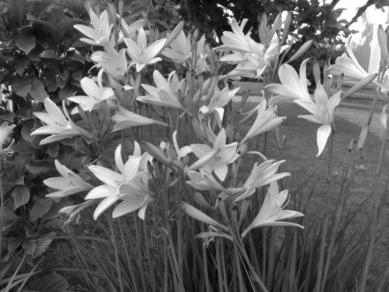
%> input picture Image Analysis/ex4_linfilt/flowers.jpg, 389 x 292 px
$ octave question1b.m   (GNU Octave 9; MATLAB toolbox functions it lacks are replaced by stand-ins)
%> lines starting %> are read from the running program, lines starting %| are printed output that depends on the picture
clear;
s=1.4; %standard deviation
[x,y]=meshgrid(-round(3*s):round(3*s),-round(3*s):round(3*s)); %sample grid
g=exp(-(x.*x + y.*y)/(2*s*s)); %2D smoothing filter
g=g/sum(sum(g)); % sum of weights equals one

f=double(imread('flowers.jpg')); %load the image
%> f: size 292x389 double; min 0, max 255, mean 102.1; mean of the top-left, top-right, bottom-left and bottom-right quarters 105.3, 133.6, 81.9, 87.6
f=f(1:256,1:256); %crop it to 256 x 256 pixels
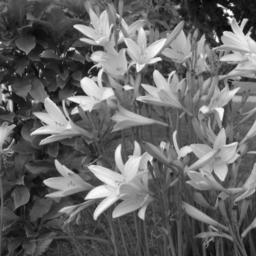
%> f: size 256x256 double; min 0, max 255, mean 101.7
y=conv2(f,g,'valid'); %filter the image
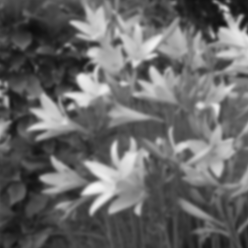
%> y: size 248x248 double; min 12.97, max 245.5, mean 103.1
figure(1),subplot(2,2,1); imshow(f/255); % original image
figure(1),subplot(2,2,2); imshow(y/255); % smoothed image

x1=-round(3*s):round(3*s); %sample grid
gx= exp(-(x1.*x1 )/(2*s*s)); %smoothing filter in the x?direction
gx=gx/sum(gx); % sum of weights equals one
gy=gx'; %smoothing filter in the y?direction (transpose of gx)
sizegx = size(gx);
sizegy = size(gy);

yy=conv2(conv2(f,gx,'valid'),gy,'valid'); %filter the image
figure(1),subplot(2,2,4);imshow(yy/255); %and display it
e=y-yy; %compute error
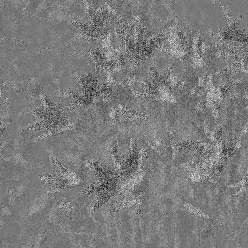
%> e: size 248x248 double; min -2.27e-13, max 2.56e-13, mean 6.48e-15; drawn with min black and max white
sum(sum(e.*e)) %print it on screen
%> ans = 9.33e-23

Gx=fft(gx,32); %DFT of the filter
figure(1),subplot(2,2,3),stem(-16:15,fftshift(abs(Gx))); %display the magnitude spectrum
%> after `stem(-16:15,fftshift(abs(Gx)))`:
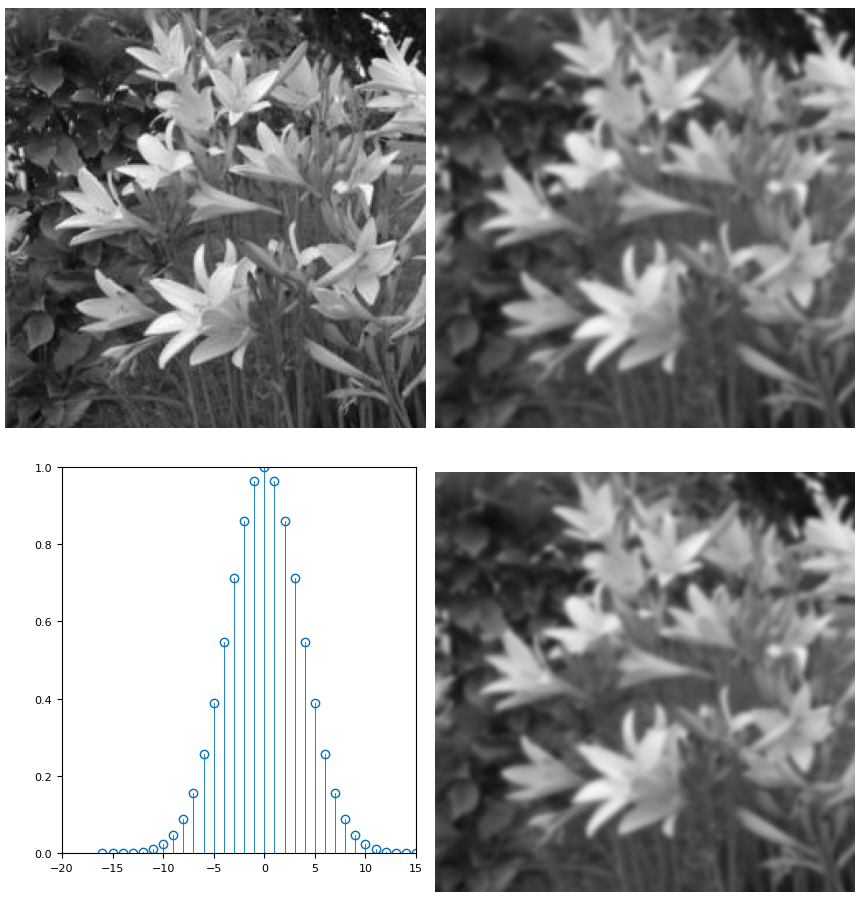
%> figure redrawn from the program's plot data, 4 panels
clear;

s=2.4; %standard deviation
[x,y]=meshgrid(-round(3*s):round(3*s),-round(3*s):round(3*s)); %sample grid
g=exp(-(x.*x + y.*y)/(2*s*s)); %2D smoothing filter
g=g/sum(sum(g)); % sum of weights equals one

f=double(imread('flowers.jpg')); %load the image
f=f(1:256,1:256); %crop it to 256 x 256 pixels
y=conv2(f,g,'valid'); %filter the image
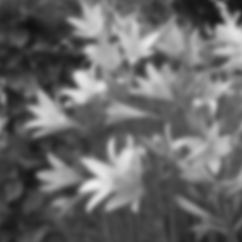
%> y: size 242x242 double; min 15.8, max 238.9, mean 104.3
figure(2),subplot(2,2,1); imshow(f/255); % original image
figure(2),subplot(2,2,2); imshow(y/255); % smoothed image

x1=-round(3*s):round(3*s); %sample grid
gx= exp(-(x1.*x1 )/(2*s*s)); %smoothing filter in the x?direction
gx=gx/sum(gx); % sum of weights equals one
gy=gx'; %smoothing filter in the y?direction (transpose of gx)
sizegx = size(gx);
sizegy = size(gy);

yy=conv2(conv2(f,gx,'valid'),gy,'valid'); %filter the image
%> yy: size 242x242 double
figure(2),subplot(2,2,4);imshow(yy/255); %and display it
e=y-yy; %compute error
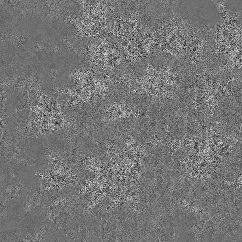
%> e: size 242x242 double; min -2.84e-13, max 3.69e-13, mean 1.87e-14; drawn with min black and max white
sum(sum(e.*e)) %print it on screen
%> ans = 2.07e-22

Gx=fft(gx,32); %DFT of the filter
figure(2),subplot(2,2,3),stem(-16:15,fftshift(abs(Gx))); %display the magnitude spectrum
%> after `stem(-16:15,fftshift(abs(Gx)))`:
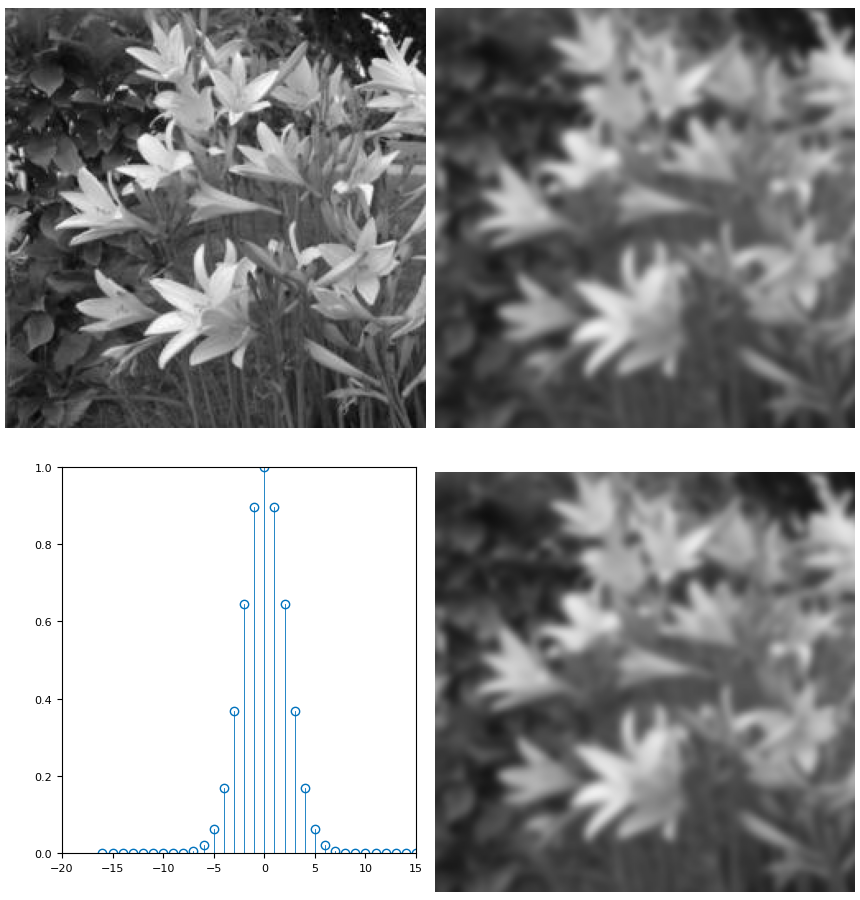
%> figure redrawn from the program's plot data, 4 panels

$ run again, with Image Analysis/ex4_linfilt/blood1.tif saved as Image Analysis/ex4_linfilt/flowers.jpg
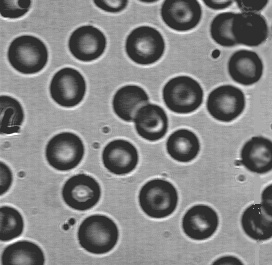
%> input picture Image Analysis/ex4_linfilt/blood1.tif, 272 x 265 px
%> `sum(sum(e.*e))`: ans = 2.35e-22
%> `e=y-yy;`:
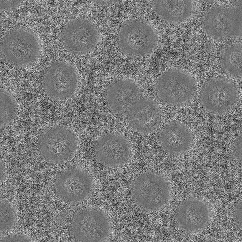
%> e: size 242x242 double; min -2.84e-13, max 3.69e-13, mean 3.09e-14; drawn with min black and max white
%> `sum(sum(e.*e))`: ans = 3.56e-22
%> `stem(-16:15,fftshift(abs(Gx)))`:
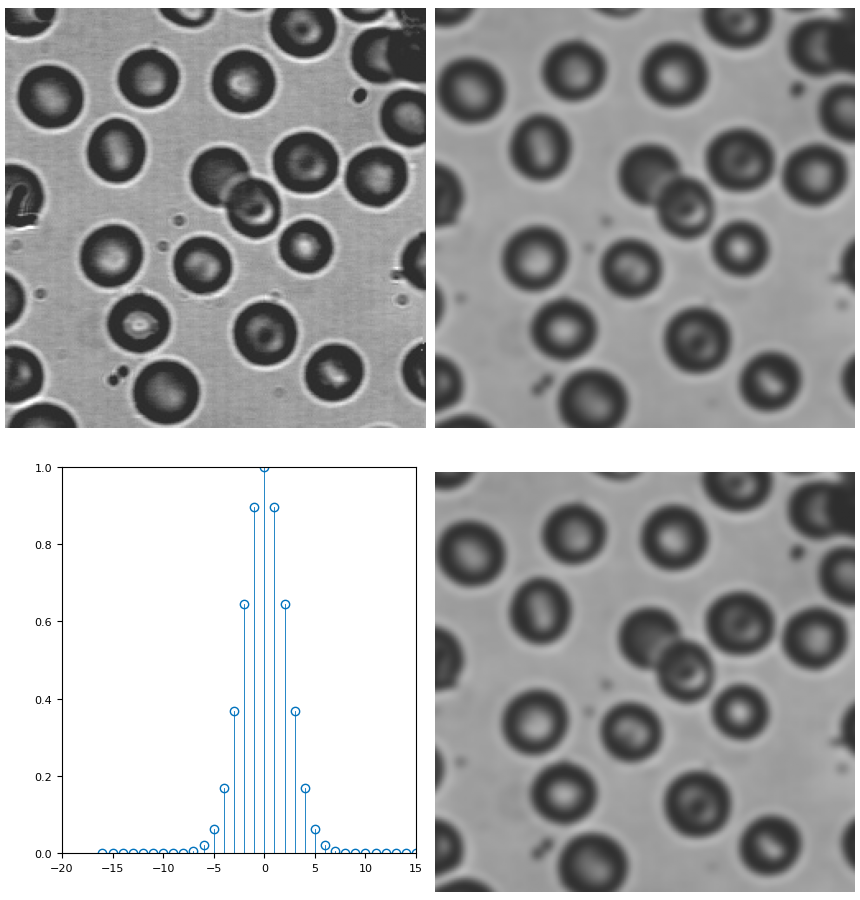
%> figure redrawn from the program's plot data, 4 panels
